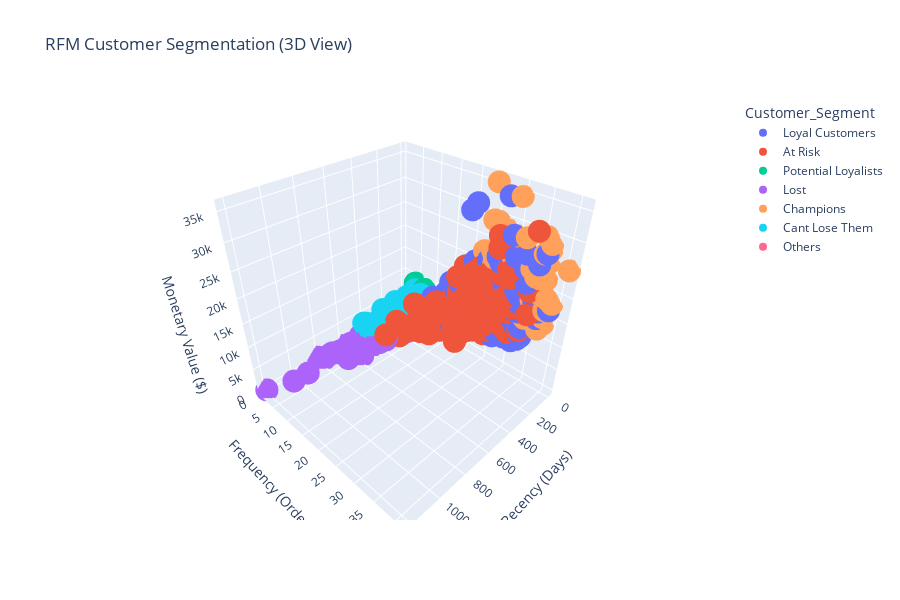
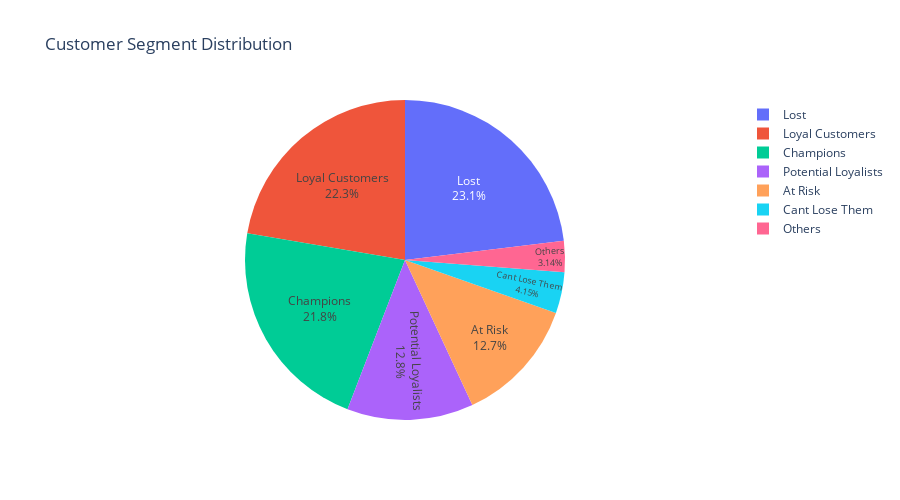

Write notebook code for charts like these, in order.
### Code cell
# Save RFM results
rfm.to_csv('../data/rfm_table.csv', index=False)

# RFM visualization - 3D scatter plot
fig = px.scatter_3d(rfm, 
                    x='Recency', 
                    y='Frequency', 
                    z='Monetary',
                    color='Customer_Segment',
                    hover_data=['Customer Name'],
                    title='RFM Customer Segmentation (3D View)',
                    labels={'Recency': 'Recency (Days)',
                           'Frequency': 'Frequency (Orders)',
                           'Monetary': 'Monetary Value ($)'})

fig.update_layout(height=600)
fig.show()

fig.write_html('../visuals/rfm_3d_segmentation.html')

# 2D RFM heatmap
rfm_pivot = rfm.pivot_table(values='Customer ID', 
                           index='F_Score', 
                           columns='R_Score', 
                           aggfunc='count', 
                           fill_value=0)

plt.figure(figsize=(10, 8))
sns.heatmap(rfm_pivot, annot=True, fmt='d', cmap='YlOrRd')
plt.title('RFM Segments Distribution (Frequency vs Recency)')
plt.xlabel('Recency Score')
plt.ylabel('Frequency Score')
plt.tight_layout()
plt.savefig('../visuals/rfm_heatmap.png', dpi=300, bbox_inches='tight')
plt.show()

# Segment distribution pie chart
fig = px.pie(segment_summary.reset_index(), 
             values='Count', 
             names='Customer_Segment',
             title='Customer Segment Distribution')

fig.update_traces(textposition='inside', textinfo='percent+label')
fig.update_layout(height=500)
fig.show()

fig.write_html('../visuals/customer_segments_pie.html')
fig.write_image('../visuals/customer_segments_pie.png', width=800, height=500)

### Figure 1 — Plotly figure (JSON) as saved in the notebook; plotly's stock layout.template omitted (floating-point values rounded to 4 significant figures; data arrays with more than 128 entries replaced by an {"elided": "..."} marker saying what was removed)
{"data": [{"customdata": {"elided": "355x1 str values"}, "hovertemplate": "Customer_Segment=Loyal Customers<br>Recency (Days)=%{x}<br>Frequency (Orders)=%{y}<br>Monetary Value ($)=%{z}<br>Customer Name=%{customdata[0]}<extra></extra>", "legendgroup": "Loyal Customers", "marker": {"color": "#636efa", "symbol": "circle"}, "mode": "markers", "name": "Loyal Customers", "scene": "scene", "showlegend": true, "type": "scatter3d", "x": {"elided": "355 int values"}, "y": {"elided": "355 int values"}, "z": {"elided": "355 float values"}}, {"customdata": {"elided": "202x1 str values"}, "hovertemplate": "Customer_Segment=At Risk<br>Recency (Days)=%{x}<br>Frequency (Orders)=%{y}<br>Monetary Value ($)=%{z}<br>Customer Name=%{customdata[0]}<extra></extra>", "legendgroup": "At Risk", "marker": {"color": "#EF553B", "symbol": "circle"}, "mode": "markers", "name": "At Risk", "scene": "scene", "showlegend": true, "type": "scatter3d", "x": {"elided": "202 int values"}, "y": {"elided": "202 int values"}, "z": {"elided": "202 float values"}}, {"customdata": {"elided": "203x1 str values"}, "hovertemplate": "Customer_Segment=Potential Loyalists<br>Recency (Days)=%{x}<br>Frequency (Orders)=%{y}<br>Monetary Value ($)=%{z}<br>Customer Name=%{customdata[0]}<extra></extra>", "legendgroup": "Potential Loyalists", "marker": {"color": "#00cc96", "symbol": "circle"}, "mode": "markers", "name": "Potential Loyalists", "scene": "scene", "showlegend": true, "type": "scatter3d", "x": {"elided": "203 int values"}, "y": {"elided": "203 int values"}, "z": {"elided": "203 float values"}}, {"customdata": {"elided": "367x1 str values"}, "hovertemplate": "Customer_Segment=Lost<br>Recency (Days)=%{x}<br>Frequency (Orders)=%{y}<br>Monetary Value ($)=%{z}<br>Customer Name=%{customdata[0]}<extra></extra>", "legendgroup": "Lost", "marker": {"color": "#ab63fa", "symbol": "circle"}, "mode": "markers", "name": "Lost", "scene": "scene", "showlegend": true, "type": "scatter3d", "x": {"elided": "367 int values"}, "y": {"elided": "367 int values"}, "z": {"elided": "367 float values"}}, {"customdata": {"elided": "347x1 str values"}, "hovertemplate": "Customer_Segment=Champions<br>Recency (Days)=%{x}<br>Frequency (Orders)=%{y}<br>Monetary Value ($)=%{z}<br>Customer Name=%{customdata[0]}<extra></extra>", "legendgroup": "Champions", "marker": {"color": "#FFA15A", "symbol": "circle"}, "mode": "markers", "name": "Champions", "scene": "scene", "showlegend": true, "type": "scatter3d", "x": {"elided": "347 int values"}, "y": {"elided": "347 int values"}, "z": {"elided": "347 float values"}}, {"customdata": [["Aaron Bergman"], ["Alan Hwang"], ["Aaron Hawkins"], ["Ashley Jarboe"], ["Adrian Shami"], ["Bryan Davis"], ["Bart Folk"], ["Benjamin Patterson"], ["Brian Stugart"], ["Christina Anderson"], ["Cindy Chapman"], ["Craig Carroll"], ["Cathy Hwang"], ["Christine Phan"], ["Charles Sheldon"], ["Cynthia Voltz"], ["Dennis Bolton"], ["Denise Monton"], ["Dave Poirier"], ["Evan Henry"], ["Elpida Rittenbach"], ["Gene McClure"], ["Guy Phonely"], ["Georgia Rosenberg"], ["Gary Zandusky"], ["Harold Dahlen"], ["Henry MacAllister"], ["Hallie Redmond"], ["Julie Creighton"], ["Jamie Frazer"], ["Jill Fjeld"], ["Jay Kimmel"], ["Jim Karlsson"], ["Joe Kamberova"], ["John Lee"], ["Jim Mitchum"], ["Jane Waco"], ["Kristina Nunn"], ["Logan Haushalter"], ["Liz Thompson"], ["Marc Crier"], ["Michael Dominguez"], ["Mike Gockenbach"], ["Mark Haberlin"], ["Magdelene Morse"], ["Michelle Tran"], ["Maria Zettner"], ["Nora Pelletier"], ["Natalie Webber"], ["Pete Armstrong"], ["Phillip Breyer"], ["Pauline Johnson"], ["Paul Van Hugh"], ["Randy Bradley"], ["Rick Bensley"], ["Roger Demir"], ["Ross DeVincentis"], ["Rob Haberlin"], ["Resi Pölking"], ["Roy Phan"], ["Steve Carroll"], ["Sandra Flanagan"], ["Sally Hughsby"], ["Sally Matthias"], ["Sean Miller"], ["Tom Stivers"]], "hovertemplate": "Customer_Segment=Cant Lose Them<br>Recency (Days)=%{x}<br>Frequency (Orders)=%{y}<br>Monetary Value ($)=%{z}<br>Customer Name=%{customdata[0]}<extra></extra>", "legendgroup": "Cant Lose Them", "marker": {"color": "#19d3f3", "symbol": "circle"}, "mode": "markers", "name": "Cant Lose Them", "scene": "scene", "showlegend": true, "type": "scatter3d", "x": [413, 458, 469, 105, 93, 239, 210, 84, 153, 106, 56, 132, 307, 464, 58, 258, 435, 146, 65, 122, 54, 105, 152, 154, 148, 107, 465, 188, 103, 150, 421, 145, 317, 484, 55, 123, 101, 124, 128, 56, 236, 104, 282, 97, 132, 324, 113, 115, 118, 178, 308, 197, 145, 113, 288, 59, 54, 174, 271, 401, 190, 230, 65, 105, 77, 119], "y": [5, 4, 7, 7, 5, 5, 6, 8, 7, 7, 7, 5, 8, 4, 5, 7, 2, 6, 6, 8, 7, 5, 8, 6, 8, 7, 5, 8, 6, 8, 6, 6, 8, 6, 7, 8, 6, 5, 8, 6, 5, 5, 3, 8, 5, 7, 5, 4, 7, 6, 7, 8, 6, 8, 3, 8, 7, 8, 7, 6, 4, 8, 8, 8, 7, 7], "z": [4607.0, 3277.0, 6320.0, 4861.0, 3979.0, 3405.0, 3808.0, 6135.0, 5102.0, 3365.0, 3710.0, 4019.0, 4546.0, 5045.0, 3340.0, 5089.0, 3692.0, 4998.0, 6971.0, 3578.0, 3736.0, 4298.0, 4610.0, 4956.0, 3836.0, 3326.0, 4409.0, 4550.0, 3915.0, 3510.0, 3777.0, 3211.0, 4365.0, 5863.0, 3388.0, 3603.0, 7185.0, 4831.0, 3229.0, 8235.0, 4301.0, 6854.0, 5229.0, 3358.0, 5510.0, 6852.0, 3494.0, 4995.0, 7047.0, 3671.0, 5302.0, 6613.0, 6391.0, 4538.0, 3675.0, 3834.0, 3215.0, 3340.0, 5936.0, 3569.0, 6345.0, 3861.0, 8058.0, 6262.0, 4046.0, 5812.0]}, {"customdata": [["Adam Bellavance"], ["Alyssa Crouse"], ["Art Ferguson"], ["Andrew Gjertsen"], ["Anthony Jacobs"], ["Ann Steele"], ["Alyssa Tate"], ["Andy Yotov"], ["Annie Zypern"], ["Brendan Murry"], ["Bryan Mills"], ["Ben Peterman"], ["Beth Thompson"], ["Craig Reiter"], ["Dario Medina"], ["Darren Powers"], ["Eric Barreto"], ["Erica Bern"], ["Eugene Barchas"], ["Greg Hansen"], ["Jack Garza"], ["Jennifer Halladay"], ["Joni Sundaresam"], ["Karl Braun"], ["Ken Brennan"], ["Karen Ferguson"], ["Linda Southworth"], ["Laurel Workman"], ["Lindsay Williams"], ["Liz Willingham"], ["Michelle Arnett"], ["Maria Etezadi"], ["Max Engle"], ["Maya Herman"], ["Michelle Huthwaite"], ["Mike Kennedy"], ["Muhammed Lee"], ["Nat Carroll"], ["Neil Ducich"], ["Philisse Overcash"], ["Ryan Akin"], ["Rose O'Brian"], ["Sue Ann Reed"], ["Shahid Shariari"], ["Shaun Weien"], ["Thomas Thornton"], ["Tonja Turnell"], ["Tamara Willingham"], ["Valerie Dominguez"], ["Zuschuss Donatelli"]], "hovertemplate": "Customer_Segment=Others<br>Recency (Days)=%{x}<br>Frequency (Orders)=%{y}<br>Monetary Value ($)=%{z}<br>Customer Name=%{customdata[0]}<extra></extra>", "legendgroup": "Others", "marker": {"color": "#FF6692", "symbol": "circle"}, "mode": "markers", "name": "Others", "scene": "scene", "showlegend": true, "type": "scatter3d", "x": [36, 14, 6, 49, 2, 34, 29, 36, 27, 41, 49, 5, 32, 6, 13, 15, 8, 36, 21, 2, 6, 8, 24, 23, 10, 33, 7, 33, 15, 34, 17, 21, 12, 8, 15, 41, 9, 36, 9, 30, 21, 5, 11, 27, 8, 6, 43, 20, 1, 4], "y": [9, 9, 9, 11, 12, 11, 12, 11, 10, 9, 9, 10, 10, 11, 9, 10, 9, 9, 10, 9, 9, 9, 13, 11, 11, 9, 12, 11, 11, 9, 11, 10, 11, 9, 9, 10, 9, 9, 10, 9, 9, 9, 10, 10, 9, 9, 8, 8, 9, 9], "z": [1770.0, 1690.0, 1700.0, 1004.0, 2571.0, 2000.0, 1288.0, 3096.0, 2231.0, 1704.0, 2244.0, 1431.0, 1306.0, 1360.0, 2437.0, 2094.0, 2434.0, 2714.0, 2418.0, 1077.0, 2908.0, 883.5, 2927.0, 2958.0, 1168.0, 3100.0, 2726.0, 881.8, 1870.0, 2677.0, 1928.0, 1720.0, 2084.0, 1915.0, 1095.0, 2697.0, 1171.0, 2708.0, 2723.0, 1231.0, 2045.0, 3080.0, 872.7, 2348.0, 2205.0, 1826.0, 1650.0, 323.1, 1230.0, 2951.0]}], "layout": {"height": 600, "legend": {"title": {"text": "Customer_Segment"}, "tracegroupgap": 0}, "scene": {"domain": {"x": [0, 1], "y": [0, 1]}, "xaxis": {"title": {"text": "Recency (Days)"}}, "yaxis": {"title": {"text": "Frequency (Orders)"}}, "zaxis": {"title": {"text": "Monetary Value ($)"}}}, "title": {"text": "RFM Customer Segmentation (3D View)"}}}

### Figure 2 — Plotly figure (JSON) as saved in the notebook; plotly's stock layout.template omitted (floating-point values rounded to 4 significant figures)
{"data": [{"domain": {"x": [0, 1], "y": [0, 1]}, "hovertemplate": "Customer_Segment=%{label}<br>Count=%{value}<extra></extra>", "labels": ["At Risk", "Cant Lose Them", "Champions", "Lost", "Loyal Customers", "Others", "Potential Loyalists"], "legendgroup": "", "name": "", "showlegend": true, "textinfo": "percent+label", "textposition": "inside", "type": "pie", "values": [202, 66, 347, 367, 355, 50, 203]}], "layout": {"height": 500, "legend": {"tracegroupgap": 0}, "title": {"text": "Customer Segment Distribution"}}}
